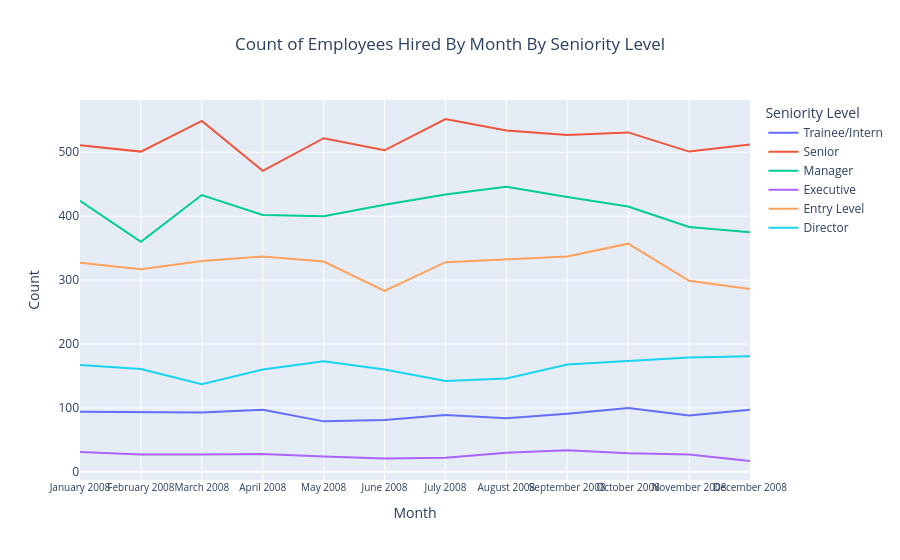

Notebook cell for this chart:
### Code cell
fig2 = px.line(
    counts_df2, 
    x='Join_Month_Year', 
    y='Count', 
    color="Seniority Level",
    title='Count of Employees Hired By Month By Seniority Level',
    labels={'Join_Month_Year': 'Month', 'count': 'Number of Joins'},
    height=550
)

fig2.update_layout(xaxis_tickangle=0, title_x=0.5)
fig2.update_xaxes(tickfont=dict(size=10))
fig2.show()

### Figure 1 — Plotly figure (JSON) as saved in the notebook; plotly's stock layout.template omitted (floating-point values rounded to 4 significant figures)
{"data": [{"hovertemplate": "Seniority Level=Trainee/Intern<br>Month=%{x}<br>Count=%{y}<extra></extra>", "legendgroup": "Trainee/Intern", "line": {"color": "#636efa", "dash": "solid"}, "marker": {"symbol": "circle"}, "mode": "lines", "name": "Trainee/Intern", "orientation": "v", "showlegend": true, "type": "scatter", "x": ["January 2008", "February 2008", "March 2008", "April 2008", "May 2008", "June 2008", "July 2008", "August 2008", "September 2008", "October 2008", "November 2008", "December 2008"], "xaxis": "x", "y": [94, 93, 93, 97, 79, 81, 89, 84, 91, 100, 88, 97], "yaxis": "y"}, {"hovertemplate": "Seniority Level=Senior<br>Month=%{x}<br>Count=%{y}<extra></extra>", "legendgroup": "Senior", "line": {"color": "#EF553B", "dash": "solid"}, "marker": {"symbol": "circle"}, "mode": "lines", "name": "Senior", "orientation": "v", "showlegend": true, "type": "scatter", "x": ["January 2008", "February 2008", "March 2008", "April 2008", "May 2008", "June 2008", "July 2008", "August 2008", "September 2008", "October 2008", "November 2008", "December 2008"], "xaxis": "x", "y": [511, 501, 549, 471, 522, 503, 552, 534, 527, 531, 501, 512], "yaxis": "y"}, {"hovertemplate": "Seniority Level=Manager<br>Month=%{x}<br>Count=%{y}<extra></extra>", "legendgroup": "Manager", "line": {"color": "#00cc96", "dash": "solid"}, "marker": {"symbol": "circle"}, "mode": "lines", "name": "Manager", "orientation": "v", "showlegend": true, "type": "scatter", "x": ["January 2008", "February 2008", "March 2008", "April 2008", "May 2008", "June 2008", "July 2008", "August 2008", "September 2008", "October 2008", "November 2008", "December 2008"], "xaxis": "x", "y": [424, 360, 433, 402, 400, 418, 434, 446, 430, 415, 383, 375], "yaxis": "y"}, {"hovertemplate": "Seniority Level=Executive<br>Month=%{x}<br>Count=%{y}<extra></extra>", "legendgroup": "Executive", "line": {"color": "#ab63fa", "dash": "solid"}, "marker": {"symbol": "circle"}, "mode": "lines", "name": "Executive", "orientation": "v", "showlegend": true, "type": "scatter", "x": ["January 2008", "February 2008", "March 2008", "April 2008", "May 2008", "June 2008", "July 2008", "August 2008", "September 2008", "October 2008", "November 2008", "December 2008"], "xaxis": "x", "y": [31, 27, 27, 28, 24, 21, 22, 30, 34, 29, 27, 17], "yaxis": "y"}, {"hovertemplate": "Seniority Level=Entry Level<br>Month=%{x}<br>Count=%{y}<extra></extra>", "legendgroup": "Entry Level", "line": {"color": "#FFA15A", "dash": "solid"}, "marker": {"symbol": "circle"}, "mode": "lines", "name": "Entry Level", "orientation": "v", "showlegend": true, "type": "scatter", "x": ["January 2008", "February 2008", "March 2008", "April 2008", "May 2008", "June 2008", "July 2008", "August 2008", "September 2008", "October 2008", "November 2008", "December 2008"], "xaxis": "x", "y": [327, 317, 330, 337, 329, 283, 328, 333, 337, 357, 299, 286], "yaxis": "y"}, {"hovertemplate": "Seniority Level=Director<br>Month=%{x}<br>Count=%{y}<extra></extra>", "legendgroup": "Director", "line": {"color": "#19d3f3", "dash": "solid"}, "marker": {"symbol": "circle"}, "mode": "lines", "name": "Director", "orientation": "v", "showlegend": true, "type": "scatter", "x": ["January 2008", "February 2008", "March 2008", "April 2008", "May 2008", "June 2008", "July 2008", "August 2008", "September 2008", "October 2008", "November 2008", "December 2008"], "xaxis": "x", "y": [167, 161, 137, 160, 173, 160, 142, 146, 168, 173, 179, 181], "yaxis": "y"}], "layout": {"autosize": true, "legend": {"title": {"text": "Seniority Level"}, "tracegroupgap": 0}, "title": {"text": "Count of Employees Hired By Month By Seniority Level", "x": 0.5}, "xaxis": {"anchor": "y", "autorange": true, "domain": [0, 1], "range": [0, 11], "tickangle": 0, "tickfont": {"size": 10}, "title": {"text": "Month"}, "type": "category"}, "yaxis": {"anchor": "x", "autorange": true, "domain": [0, 1], "range": [-12.72, 581.7], "title": {"text": "Count"}, "type": "linear"}}}
